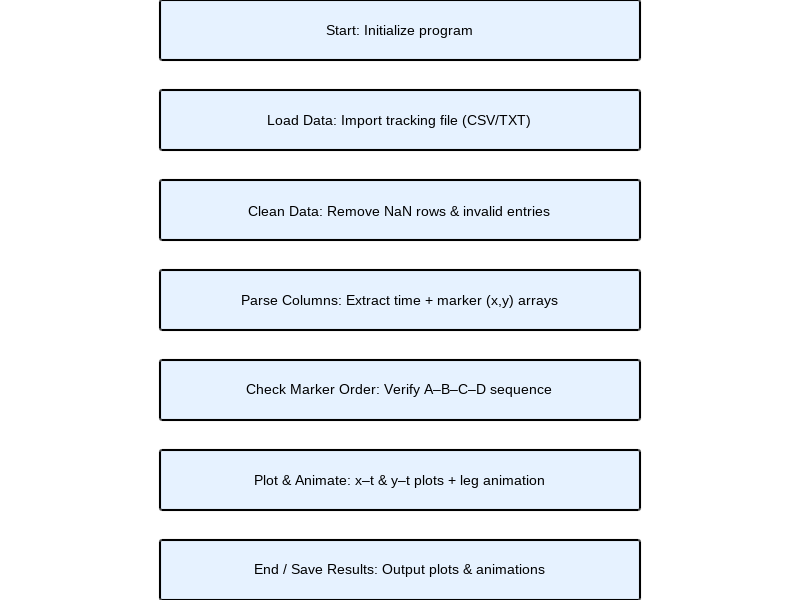

The MATLAB script that drew this image:
function detailed_flowchart()
% DETAILED FLOWCHART with 7 descriptive steps

clf; figure('Color','w','Units','normalized','Position',[0.15 0.1 0.6 0.8]);
ax = axes('Position',[0 0 1 1]); axis(ax,[0 1 0 1]); axis off; hold(ax,'on');

% Helper
    function makeBox(y,str)
        rectangle('Position',[0.2 y 0.6 0.1],'FaceColor',[0.9 0.95 1], ...
                  'EdgeColor','k','LineWidth',1.5,'Curvature',0.05);
        text(0.5,y+0.05,str,'HorizontalAlignment','center', ...
             'FontSize',10,'FontName','Arial','Interpreter','none');
    end
    function arrow(y1,y2)
        annotation('arrow',[0.5 0.5],[y1 y2],'LineWidth',1.5);
    end

% Y positions
Y = [0.9 0.75 0.6 0.45 0.3 0.15 0.0];

makeBox(Y(1),"Start: Initialize program");

makeBox(Y(2),"Load Data: Import tracking file (CSV/TXT)");

makeBox(Y(3),"Clean Data: Remove NaN rows & invalid entries");

makeBox(Y(4),"Parse Columns: Extract time + marker (x,y) arrays");

makeBox(Y(5),"Check Marker Order: Verify A–B–C–D sequence");

makeBox(Y(6),"Plot & Animate: x–t & y–t plots + leg animation");

makeBox(Y(7),"End / Save Results: Output plots & animations");

title('Detailed MATLAB Data Processing Flowchart','FontSize',13,'FontWeight','bold');
end
